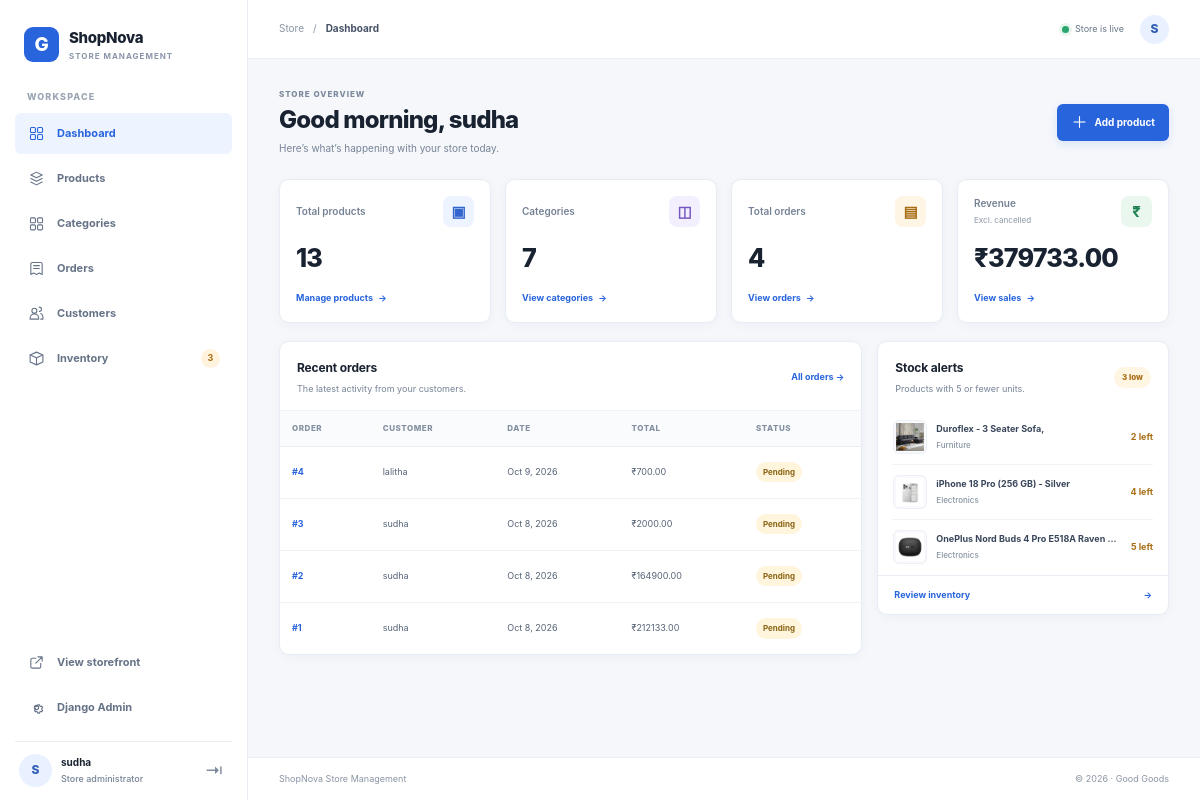
Page /gcommerce/ (signed in) on the committed database.
### shop/models.py (models this page shows, shortened)
class Order(models.Model):
    class Status(models.TextChoices):
        PENDING = "pending", "Pending"
        CONFIRMED = "confirmed", "Confirmed"
        PROCESSING = "processing", "Processing"
        SHIPPED = "shipped", "Shipped"
        DELIVERED = "delivered", "Delivered"
        CANCELLED = "cancelled", "Cancelled"
    user = models.ForeignKey(
        settings.AUTH_USER_MODEL,
        related_name="orders",
        on_delete=models.PROTECT,
    )
    total = models.DecimalField(max_digits=12, decimal_places=2, default=0)
    status = models.CharField(max_length=20, choices=Status.choices, default=Status.PENDING)
    created_at = models.DateTimeField(auto_now_add=True)
    class Meta:
        ordering = ["-created_at", "-id"]

class Product(models.Model):
    name = models.CharField(max_length=200)
    description = models.TextField(blank=True)
    price = models.DecimalField(
        max_digits=10,
        decimal_places=2,
        validators=[MinValueValidator(0)],
    )
    stock = models.PositiveIntegerField(default=0)
    image = models.ImageField(upload_to="products/", blank=True)
    category = models.ForeignKey(
        Category,
        related_name="products",
        on_delete=models.PROTECT,
    )
    created_at = models.DateTimeField(auto_now_add=True)
    updated_at = models.DateTimeField(auto_now=True)
    class Meta:
        ordering = ["-created_at", "name"]
        constraints = [
            models.CheckConstraint(condition=models.Q(stock__gte=0), name="product_stock_nonnegative"),
            models.CheckConstraint(condition=models.Q(price__gte=0), name="product_price_nonnegative"),
        ]

class Category(models.Model):
    name = models.CharField(max_length=100, unique=True)
    class Meta:
        ordering = ["name"]
        verbose_name_plural = "categories"

### shop/dashboard_views.py (the view)
# urls.py: path("", dashboard_views.dashboard_home, name="home"),
@staff_member_required
def dashboard_home(request):
    orders = Order.objects.all()
    revenue = orders.exclude(status=Order.Status.CANCELLED).aggregate(total=Sum("total"))["total"]
    context = _management_context(
        request,
        "dashboard",
        "Dashboard",
        product_count=Product.objects.count(),
        category_count=Category.objects.count(),
        order_count=orders.count(),
        revenue=revenue or Decimal("0.00"),
        low_stock_count=Product.objects.filter(stock__lte=LOW_STOCK_THRESHOLD).count(),
        low_stock_products=Product.objects.filter(stock__lte=LOW_STOCK_THRESHOLD)
        .select_related("category")
        .order_by("stock", "name")[:6],
        recent_orders=orders.select_related("user").order_by("-created_at", "-id")[:6],
        low_stock_threshold=LOW_STOCK_THRESHOLD,
    )
    return render(request, "dashboard/home.html", context)

### shop/context_processors.py (called while the page is built)
def cart_summary(request):
    cart = request.session.get("cart", {})
    count = 0
    if isinstance(cart, dict):
        for quantity in cart.values():
            try:
                count += max(0, int(quantity))
            except (TypeError, ValueError):
                continue
    return {"cart_item_count": count}

### shop/dashboard_views.py (called while the page is built)
def _management_context(request, active, page_title, **kwargs):
    return {
        "active_nav": active,
        "page_title": page_title,
        "low_stock_nav_count": Product.objects.filter(stock__lte=LOW_STOCK_THRESHOLD).count(),
        **kwargs,
    }

### templates/dashboard/home.html
{% extends "dashboard/base.html" %}
{% block dashboard_content %}
<section class="page-heading">
  <div><span class="page-kicker">STORE OVERVIEW</span><h1>Good morning, {{ request.user.first_name|default:request.user.username }}</h1><p>Here’s what’s happening with your store today.</p></div>
  <a class="button button-primary" href="{% url 'dashboard:product_add' %}"><span>＋</span> Add product</a>
</section>
<section class="metric-grid" aria-label="Store metrics">
  <article class="metric-card"><div class="metric-top"><span>Total products</span><span class="metric-icon icon-blue">▣</span></div><strong>{{ product_count }}</strong><a href="{% url 'dashboard:products' %}">Manage products <span>→</span></a></article>
  <article class="metric-card"><div class="metric-top"><span>Categories</span><span class="metric-icon icon-purple">◫</span></div><strong>{{ category_count }}</strong><a href="{% url 'dashboard:categories' %}">View categories <span>→</span></a></article>
  <article class="metric-card"><div class="metric-top"><span>Total orders</span><span class="metric-icon icon-amber">▤</span></div><strong>{{ order_count }}</strong><a href="{% url 'dashboard:orders' %}">View orders <span>→</span></a></article>
  <article class="metric-card"><div class="metric-top"><span>Revenue <small>Excl. cancelled</small></span><span class="metric-icon icon-green">₹</span></div><strong>₹{{ revenue|floatformat:2 }}</strong><a href="{% url 'dashboard:orders' %}">View sales <span>→</span></a></article>
</section>
<section class="dashboard-panels">
  <article class="panel">
    <div class="panel-heading"><div><h2>Recent orders</h2><p>The latest activity from your customers.</p></div><a class="panel-link" href="{% url 'dashboard:orders' %}">All orders <span>→</span></a></div>
    {% if recent_orders %}
      <div class="table-scroll"><table class="data-table">
        <thead><tr><th>Order</th><th>Customer</th><th>Date</th><th>Total</th><th>Status</th></tr></thead>
        <tbody>{% for order in recent_orders %}<tr><td><a class="table-primary-link" href="{% url 'admin:shop_order_change' order.pk %}">#{{ order.pk }}</a></td><td>{{ order.user.username }}</td><td>{{ order.created_at|date:"M j, Y" }}</td><td>₹{{ order.total|floatformat:2 }}</td><td><span class="status-badge status-{{ order.status }}">{{ order.get_status_display }}</span></td></tr>{% endfor %}</tbody>
      </table></div>
    {% else %}<div class="table-empty">Orders will appear here when customers place them.</div>{% endif %}
  </article>
  <article class="panel inventory-panel">
    <div class="panel-heading"><div><h2>Stock alerts</h2><p>Products with {{ low_stock_threshold }} or fewer units.</p></div><span class="alert-count">{{ low_stock_count }} low</span></div>
    {% if low_stock_products %}
      <div class="stock-alert-list">{% for product in low_stock_products %}
        <div class="stock-alert-item">
          <span class="mini-product-image">{% if product.image %}<img src="{{ product.image.url }}" alt="">{% else %}<span>▣</span>{% endif %}</span>
          <span class="stock-alert-name">{{ product.name }}<small>{{ product.category.name }}</small></span>
          <span class="stock-quantity {% if product.stock == 0 %}stock-zero{% endif %}">{% if product.stock == 0 %}Out{% else %}{{ product.stock }} left{% endif %}</span>
        </div>
      {% endfor %}</div>
      <a class="panel-footer-link" href="{% url 'dashboard:inventory' %}?stock=low">Review inventory <span>→</span></a>
    {% else %}<div class="table-empty">All products are stocked above the low-stock threshold.</div>{% endif %}
  </article>
</section>
{% endblock %}

### templates/dashboard/base.html (shortened to what this page needs)
{% load static %}
<!doctype html>
<html lang="en">
<head>
  <link rel="stylesheet" href="{% static 'css/dashboard.css' %}">
</head>
<body class="dashboard-body">
  <div class="dashboard-shell">
    <aside class="sidebar" id="dashboard-sidebar">
      <a class="dashboard-brand" href="{% url 'dashboard:home' %}"><span class="dashboard-brand-icon">G</span><span>ShopNova<small>STORE MANAGEMENT</small></span></a>
      <div class="sidebar-label">WORKSPACE</div>
      <nav class="sidebar-nav" aria-label="Dashboard">
        <a class="sidebar-link {% if active_nav == 'dashboard' %}is-active{% endif %}" href="{% url 'dashboard:home' %}"><span class="nav-icon"><svg viewBox="0 0 24 24"><rect x="3.5" y="3.5" width="7" height="7" rx="1.5"></rect><rect x="13.5" y="3.5" width="7" height="7" rx="1.5"></rect><rect x="3.5" y="13.5" width="7" height="7" rx="1.5"></rect><rect x="13.5" y="13.5" width="7" height="7" rx="1.5"></rect></svg></span>Dashboard</a>
        <a class="sidebar-link {% if active_nav == 'products' %}is-active{% endif %}" href="{% url 'dashboard:products' %}"><span class="nav-icon"><svg viewBox="0 0 24 24"><path d="m4 7 8-4 8 4-8 4-8-4Z"></path><path d="m4 12 8 4 8-4"></path><path d="m4 17 8 4 8-4"></path></svg></span>Products</a>
        <a class="sidebar-link {% if active_nav == 'categories' %}is-active{% endif %}" href="{% url 'dashboard:categories' %}"><span class="nav-icon"><svg viewBox="0 0 24 24"><rect x="3.5" y="4" width="7" height="7" rx="1.5"></rect><rect x="13.5" y="4" width="7" height="7" rx="1.5"></rect><rect x="3.5" y="14" width="7" height="7" rx="1.5"></rect><rect x="13.5" y="14" width="7" height="7" rx="1.5"></rect></svg></span>Categories</a>
        <a class="sidebar-link {% if active_nav == 'orders' %}is-active{% endif %}" href="{% url 'dashboard:orders' %}"><span class="nav-icon"><svg viewBox="0 0 24 24"><path d="M6 3.5h12a2 2 0 0 1 2 2v15l-4-2-4 2-4-2-4 2v-15a2 2 0 0 1 2-2Z"></path><path d="M8 8h8M8 12h8"></path></svg></span>Orders</a>
        <a class="sidebar-link {% if active_nav == 'customers' %}is-active{% endif %}" href="{% url 'dashboard:customers' %}"><span class="nav-icon"><svg viewBox="0 0 24 24"><circle cx="9" cy="8" r="3.5"></circle><path d="M3 20v-1.5a6 6 0 0 1 12 0V20H3Zm13-11a3 3 0 1 0 0-6m2 9a5 5 0 0 1 3 4.5V20h-3"></path></svg></span>Customers</a>
        <a class="sidebar-link {% if active_nav == 'inventory' %}is-active{% endif %}" href="{% url 'dashboard:inventory' %}"><span class="nav-icon"><svg viewBox="0 0 24 24"><path d="m3 7 9-4 9 4-9 4-9-4Z"></path><path d="M3 7v10l9 4 9-4V7M12 11v10"></path></svg></span>Inventory <span class="sidebar-count">{{ low_stock_nav_count|default:"" }}</span></a>
      </nav>
      <div class="sidebar-bottom">
        <a class="sidebar-link" href="{% url 'home' %}"><span class="nav-icon"><svg viewBox="0 0 24 24"><path d="M14 4h6v6M20 4l-9 9"></path><path d="M18 13v5a2 2 0 0 1-2 2H6a2 2 0 0 1-2-2V8a2 2 0 0 1 2-2h5"></path></svg></span>View storefront</a>
        <a class="sidebar-link" href="{% url 'admin:index' %}"><span class="nav-icon"></span>Django Admin</a>
        <div class="sidebar-account">
          <span class="account-avatar">{{ request.user.username|first|upper }}</span>
          <span class="account-name">{{ request.user.get_full_name|default:request.user.username }}<small>Store administrator</small></span>
          <form method="post" action="{% url 'logout' %}">{% csrf_token %}<button class="icon-logout" type="submit" aria-label="Log out">⇥</button></form>
        </div>
      </div>
    </aside>
    <div class="dashboard-main">
      <header class="dashboard-topbar">
        <div class="topbar-breadcrumb"><span>Store</span><span>/</span><strong>{{ page_title }}</strong></div>
        <div class="topbar-right"><span class="store-status"><i></i> Store is live</span><span class="topbar-avatar">{{ request.user.username|first|upper }}</span></div>
      </header>
      <main class="dashboard-content">
        {% block dashboard_content %}{% endblock %}
      </main>
      <footer class="dashboard-footer"><span>ShopNova Store Management</span><span>© {% now "Y" %} · Good Goods</span></footer>
    </div>
  </div>
</body>
</html>

### rows in the picture
Order: pk "4", user.username "lalitha", created_at "Oct 9, 2026", total "700.00", status "Pending"
Order: pk "3", user.username "sudha", created_at "Oct 8, 2026", total "2000.00", status "Pending"
Order: pk "2", user.username "sudha", created_at "Oct 8, 2026", total "164900.00", status "Pending"
Order: pk "1", user.username "sudha", created_at "Oct 8, 2026", total "212133.00", status "Pending"
Product: image (picture), name "Duroflex - 3 Seater Sofa,", category.name "Furniture", stock "2"
Product: image (picture), name "iPhone 18 Pro (256 GB) - Silver", category.name "Electronics", stock "4"
Product: image (picture), name "OnePlus Nord Buds 4 Pro E518A Raven…", category.name "Electronics", stock "5"

### other values in the picture
{{ low_stock_nav_count|default:"" }} "3"
{{ request.user.username|first|upper }} "S"
{{ request.user.get_full_name|default:request.user.username }} "sudha"
{{ page_title }} "Dashboard"
{{ request.user.first_name|default:request.user.username }} "sudha"
{{ product_count }} "13"
{{ category_count }} "7"
{{ order_count }} "4"
{{ revenue|floatformat:2 }} "379733.00"
{{ low_stock_threshold }} "5"
{{ low_stock_count }} "3"
